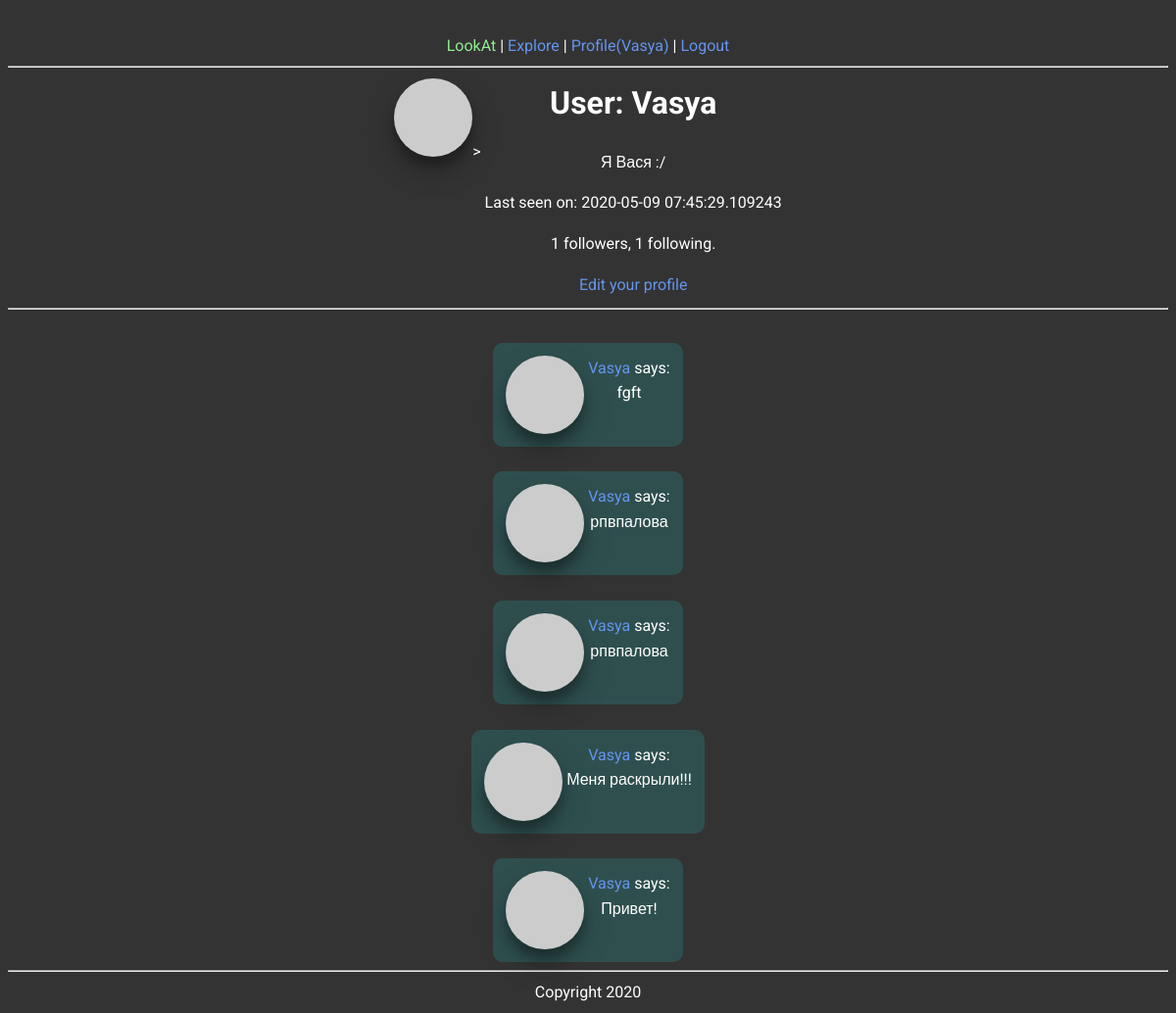
Screenshot of /user/Vasya (signed in) with the database file from the repository.
### app/models.py (models this page shows, shortened)
class User(UserMixin, db.Model):
    id = db.Column(db.Integer, primary_key=True)
    username = db.Column(db.String(64), index=True, unique=True)
    email = db.Column(db.String(120), index=True, unique=True)
    password_hash = db.Column(db.String(128))
    posts = db.relationship('Post', backref='author', lazy='dynamic')
    about_me = db.Column(db.String(140))
    last_seen = db.Column(db.DateTime, default=datetime.utcnow)
    followed = db.relationship(
        'User', secondary=followers,
        primaryjoin=(followers.c.follower_id == id),
        secondaryjoin=(followers.c.followed_id == id),
        backref=db.backref('followers', lazy='dynamic'), lazy='dynamic')
    def avatar(self, size):
            digest = md5(self.email.lower().encode('utf-8')).hexdigest()
            return 'https://www.gravatar.com/avatar/{}?d=identicon&s={}'.format(
                    digest, size)

class Post(db.Model):
    id = db.Column(db.Integer, primary_key=True)
    body = db.Column(db.String(140))
    timestamp = db.Column(db.DateTime, index=True, default=datetime.utcnow)
    user_id = db.Column(db.Integer, db.ForeignKey('user.id'))

### app/routes.py (the view)
@app.route('/user/<username>')
@login_required
def user(username):
    user = User.query.filter_by(username=username).first_or_404()
    page = request.args.get('page', 1, type=int)
    posts = user.posts.order_by(Post.timestamp.desc()).paginate(
        page, app.config['POSTS_PER_PAGE'], False)
    next_url = url_for('user', username=user.username, page=posts.next_num) \
        if posts.has_next else None
    prev_url = url_for('user', username=user.username, page=posts.prev_num) \
        if posts.has_prev else None
    return render_template('user.html', user=user, posts=posts.items,
                           next_url=next_url, prev_url=prev_url)

### app/models.py (called while the page is built)
@login.user_loader
def load_user(id):
    return User.query.get(int(id))

### app/routes.py (called while the page is built)
@app.before_request
def before_request():
    if current_user.is_authenticated:
        current_user.last_seen = datetime.utcnow()
        db.session.commit()

### app/Templates/user.html (shortened to what this page needs)
﻿{% extends "layout.html" %}
{% block content %}
<table>
    <tr valign="top">
        <td><img class="avatar" src="{{ user.avatar(128) }}">></td>
        <td>
            <h1>User: {{ user.username }}</h1>
            {% if user.about_me %}<p>{{ user.about_me }}</p>{% endif %}
            {% if user.last_seen %}<p>Last seen on: {{ user.last_seen }}</p>{% endif %}
            <p>{{ user.followers.count() }} followers, {{ user.followed.count() }} following.</p>
            {% if user == current_user %}
            <p><a href="{{ url_for('edit_profile') }}">Edit your profile</a></p>
            {% elif not current_user.is_following(user) %}
            <p><a href="{{ url_for('follow', username=user.username) }}">Follow</a></p>
            {% else %}
            <p><a href="{{ url_for('unfollow', username=user.username) }}">Unfollow</a></p>
            {% endif %}
        </td>
    </tr>
</table>
<hr>
    {% for post in posts %}
    {% include '_post.html' %}
{% endfor %}
{% endblock %}

### app/Templates/layout.html (shortened to what this page needs)
<html>
<head>
    <link rel="stylesheet" href="{{ url_for('static', filename='css/main.css') }}">
</head>
<body>
        <div class="header">
            <a href="{{ url_for('index') }}" id="headin">LookAt</a> |
            <a href="{{ url_for('explore') }}">Explore</a> |
            {% if current_user.is_anonymous %}
            <a href="{{ url_for('login') }}">Login</a>
            {% else %}
            <a href="{{ url_for('user', username=current_user.username) }}">Profile({{current_user.username}})</a> |
            <a href="{{ url_for('logout') }}">Logout</a>
            {% endif %}
        </div>
        <hr>
        {% block content %}{% endblock %}
        <hr>
        <div>Copyright 2020</div>
</body>
</html>

### app/Templates/_post.html
﻿<table class="post">
    <tr valign="top">
        <td><img class="avatar" src="{{ post.author.avatar(36) }}"></td>
        <td>
            <a href="{{ url_for('user', username=post.author.username) }}">
                {{ post.author.username }}
            </a>
            says:<br>{{ post.body }}
        </td>
    </tr>
</table>

### app/Static/css/main.css (style rules this page uses)
* { font-family: "Roboto", sans-serif; color: white; text-align: center; align-items: center; justify-content: center; line-height: 1.6; background-color: RGBA(0, 0, 0, 0); }
table { margin-left: auto; margin-right: auto; }
.post { background-color: darkslategray; width: max-content; padding: 10px; border-radius: 10px; }
body { background-color: #333; }
a { color: cornflowerblue; text-decoration: none; }
#headin { color: lightgreen; text-decoration: none; }
.avatar { border-radius: 50%; box-shadow: 0 14px 28px rgba(0,0,0,0.25), 0 10px 10px rgba(0,0,0,0.22); transition: .15s ease-out; }

### rows the page displays
User: username "Vasya", about_me "Я Вася :/", last_seen "2020-05-09 07:45:29.109243"
Post: author.username "Vasya", body "fgft"
Post: author.username "Vasya", body "рпвпалова"
Post: author.username "Vasya", body "рпвпалова"
Post: author.username "Vasya", body "Меня раскрыли!!!"
Post: author.username "Vasya", body "Привет!"

### other values shown
{{ user.followers.count() }} "1"
{{ user.followed.count() }} "1"
